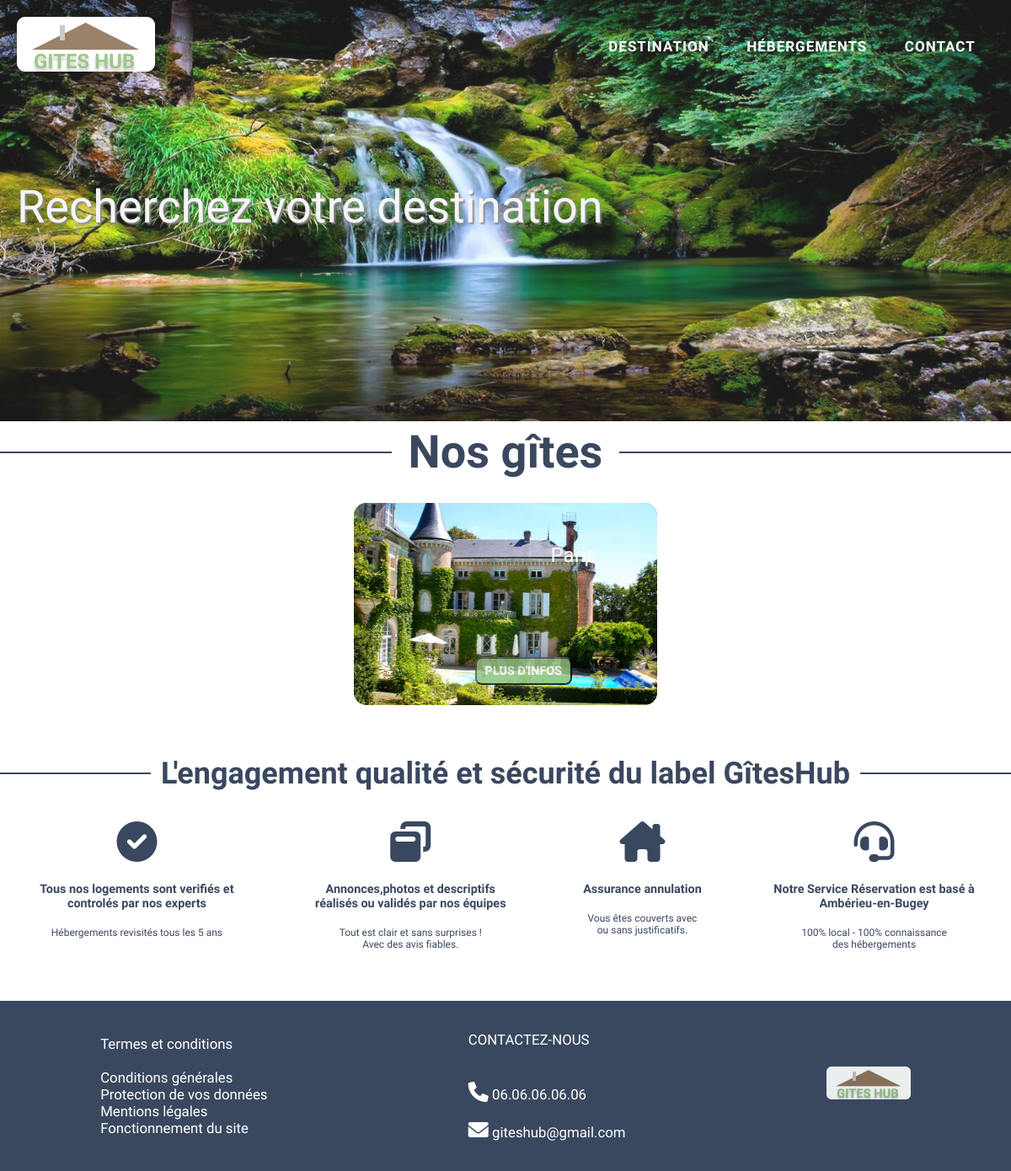
The app's page /user/search.php?p=Paris with its own data.
### tables this page shows
CREATE TABLE IF NOT EXISTS `info_logement` (
  `id_logement` int(15) NOT NULL AUTO_INCREMENT,
  `ville` varchar(255) NOT NULL,
  `departement` varchar(255) NOT NULL,
  `adresse` varchar(255) NOT NULL,
  `description` text NOT NULL,
  `disponibilite` varchar(255) NOT NULL,
  `nb_couchage` varchar(255) NOT NULL,
  `nb_pieces` varchar(255) NOT NULL,
  `prix` varchar(255) NOT NULL,
  `type_logement` varchar(255) NOT NULL,
  `nom_logement` varchar(250) NOT NULL,
  `img` text NOT NULL,
  PRIMARY KEY (`id_logement`)
);

### class/gite.php (called while the page is built, shortened)
<?php
class Gite {
    private $_id_logement;
    private $_ville ;
    private $_img;
        private function hydrate(array $datas){
        foreach($datas as $key => $value){
        $method = 'set' . ucfirst($key);
        }
}
public function getId_logement(){
    return $this->_id_logement;
}
public function setId_logement($id_logement){
    $this->_id_logement = $id_logement;
}
public function getVille(){
    return $this->_ville;
}
public function setVille($ville){
    $this->_ville = $ville;
}
public function getImg(){
    return $this->_img;
}
public function setImg($img){
    $this->_img = $img;
}
}

### user/search.php (the view, shortened to what this page needs)
<?php
    include_once '../connect/connect.php';
    require_once '../class/gite.php';
    if(isset($_GET['p'] )){
        $recherche = $_GET['p'];
    }
    $req = $db->query("SELECT `id_logement`, `ville`,img FROM `info_logement`  WHERE `ville` LIKE '$recherche%'  ");
    $datas = [];
    while($data =  $req->fetch(PDO::FETCH_ASSOC)){
        $datas[] = new Gite($data);
    }
    require_once '../templates\header.php';
?>
<!DOCTYPE html>
<html lang="en">
<head>
</head>
<body>
    <main>
        <div class="ligne-horizontale">
            <h2 class="title">Nos gîtes</h2>
        </div>
    <section id="hebergement2">
<?php foreach($datas as $post){ ?>
        <article class="gite">
            <div class="img-gite">
            <img src="<?=$post->getImg()?>" alt="">
            </div>
            <div class="content-gite"><?= $post->getVille()?></div>
            <button class="btn-info"><a href="../page3.php?id=<?= $post->getId_logement()?>">Plus d'infos</a></button>
        </article>
<?php } ?>
</section>
   <?php
         require_once '../templates\footer.php';
    ?>
</body>
</html>

### templates/css/style.css (style rules this page uses)
* { margin: 0; padding: 0; font-family: 'Oxygen'; box-sizing: border-box; }
html { scroll-behavior: smooth; }
.title { display: block; color: #3a485f ; font-size: 4.5vw; text-align: center; margin: 5px 20px; }
.ligne-horizontale { display: flex; flex-direction: row; }
.ligne-horizontale:before, .ligne-horizontale:after { content: ""; flex: 2 2; border-bottom: 2px solid #3a485f; margin: auto; }
#hebergement2 { display: flex; flex-wrap: wrap; justify-content: space-around; }
.gite { width: 30%; margin: 2% 0; position: relative; object-fit: cover; }
.content-gite { position: absolute; top: 20%; right: 20%; color: floralwhite; font-size: 2vw; text-transform: capitalize; }
.img-gite { height: 20vw; background-color: rgba(115, 81, 49, 0.8); border-radius: 15px; }
.img-gite > img { width: 100%; height: 100%; border-radius: 15px; }
.gite > .btn-info { background-color: rgba(147, 193, 125, 1); opacity: 80%; color: #3a485f; font-size: 1.2vw; padding: .5vw .8vw ; border-radius: 8px; text-transform: uppercase; font-weight: bolder; position: absolute; left: 40%; bottom: 10%; }
.btn-info > a { text-decoration: none; color: #fff; }

### records on screen
info_logement: img (picture), ville "Paris"
